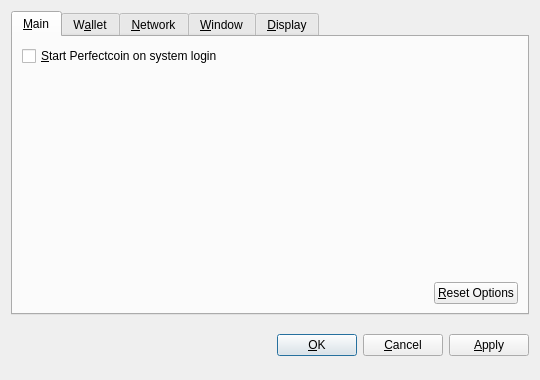
<?xml version="1.0" encoding="UTF-8"?>
<ui version="4.0">
 <class>OptionsDialog</class>
 <widget class="QDialog" name="OptionsDialog">
  <property name="geometry">
   <rect>
    <x>0</x>
    <y>0</y>
    <width>540</width>
    <height>380</height>
   </rect>
  </property>
  <property name="windowTitle">
   <string>Options</string>
  </property>
  <property name="modal">
   <bool>true</bool>
  </property>
  <layout class="QVBoxLayout" name="verticalLayout">
   <item>
    <widget class="QTabWidget" name="tabWidget">
     <property name="tabPosition">
      <enum>QTabWidget::North</enum>
     </property>
     <property name="currentIndex">
      <number>0</number>
     </property>
     <widget class="QWidget" name="tabMain">
      <attribute name="title">
       <string>&amp;Main</string>
      </attribute>
      <layout class="QVBoxLayout" name="verticalLayout_Main">
       <item>
        <widget class="QCheckBox" name="bitcoinAtStartup">
         <property name="toolTip">
          <string>Automatically start Perfectcoin after logging in to the system.</string>
         </property>
         <property name="text">
          <string>&amp;Start Perfectcoin on system login</string>
         </property>
        </widget>
       </item>
       <item>
        <spacer name="verticalSpacer_Main">
         <property name="orientation">
          <enum>Qt::Vertical</enum>
         </property>
         <property name="sizeHint" stdset="0">
          <size>
           <width>20</width>
           <height>40</height>
          </size>
         </property>
        </spacer>
       </item>
       <item>
        <layout class="QHBoxLayout" name="horizontalLayout_2_Main">
         <item>
          <spacer name="horizontalSpacer_2_Main">
           <property name="orientation">
            <enum>Qt::Horizontal</enum>
           </property>
           <property name="sizeHint" stdset="0">
            <size>
             <width>40</width>
             <height>20</height>
            </size>
           </property>
          </spacer>
         </item>
         <item>
          <widget class="QPushButton" name="resetButton">
           <property name="toolTip">
            <string>Reset all client options to default.</string>
           </property>
           <property name="text">
            <string>&amp;Reset Options</string>
           </property>
           <property name="autoDefault">
            <bool>false</bool>
           </property>
          </widget>
         </item>
        </layout>
       </item>
      </layout>
     </widget>
     <widget class="QWidget" name="tabWallet">
      <attribute name="title">
       <string>W&amp;allet</string>
      </attribute>
      <layout class="QVBoxLayout" name="verticalLayout_Network">
       <item>
        <widget class="QLabel" name="transactionFeeInfoLabel">
         <property name="text">
          <string>Optional transaction fee per kB that helps make sure your transactions are processed quickly. Most transactions are 1 kB.</string>
         </property>
         <property name="textFormat">
          <enum>Qt::PlainText</enum>
         </property>
         <property name="wordWrap">
          <bool>true</bool>
         </property>
        </widget>
       </item>
       <item>
        <layout class="QHBoxLayout" name="horizontalLayout_1_Main">
         <item>
          <widget class="QLabel" name="transactionFeeLabel">
           <property name="text">
            <string>Pay transaction &amp;fee</string>
           </property>
           <property name="textFormat">
            <enum>Qt::PlainText</enum>
           </property>
           <property name="buddy">
            <cstring>transactionFee</cstring>
           </property>
          </widget>
         </item>
         <item>
          <widget class="BitcoinAmountField" name="transactionFee"/>
         </item>
         <item>
          <spacer name="horizontalSpacer_1_Main">
           <property name="orientation">
            <enum>Qt::Horizontal</enum>
           </property>
           <property name="sizeHint" stdset="0">
            <size>
             <width>40</width>
             <height>20</height>
            </size>
           </property>
          </spacer>
         </item>
        </layout>
       </item>
       <item>
        <widget class="QLabel" name="label">
         <property name="text">
          <string>If you disable the spending of unconfirmed change, the change from a transaction cannot be used until that transaction has at least one confirmation. This also affects how your balance is computed.</string>
         </property>
         <property name="wordWrap">
          <bool>true</bool>
         </property>
        </widget>
       </item>
       <item>
        <widget class="QCheckBox" name="spendZeroConfChange">
         <property name="text">
          <string>Spend unconfirmed change  (experts only)</string>
         </property>
        </widget>
       </item>
       <item>
        <spacer name="verticalSpacer">
         <property name="orientation">
          <enum>Qt::Vertical</enum>
         </property>
         <property name="sizeHint" stdset="0">
          <size>
           <width>20</width>
           <height>40</height>
          </size>
         </property>
        </spacer>
       </item>
      </layout>
     </widget>
     <widget class="QWidget" name="tabNetwork">
      <attribute name="title">
       <string>&amp;Network</string>
      </attribute>
      <layout class="QVBoxLayout" name="verticalLayout_Network">
       <item>
        <widget class="QCheckBox" name="mapPortUpnp">
         <property name="toolTip">
          <string>Automatically open the Perfectcoin client port on the router. This only works when your router supports UPnP and it is enabled.</string>
         </property>
         <property name="text">
          <string>Map port using &amp;UPnP</string>
         </property>
        </widget>
       </item>
       <item>
        <widget class="QCheckBox" name="connectSocks">
         <property name="toolTip">
          <string>Connect to the Perfectcoin network through a SOCKS proxy (e.g. when connecting through Tor).</string>
         </property>
         <property name="text">
          <string>&amp;Connect through SOCKS proxy:</string>
         </property>
        </widget>
       </item>
       <item>
        <layout class="QHBoxLayout" name="horizontalLayout_Network">
         <item>
          <widget class="QLabel" name="proxyIpLabel">
           <property name="text">
            <string>Proxy &amp;IP:</string>
           </property>
           <property name="textFormat">
            <enum>Qt::PlainText</enum>
           </property>
           <property name="buddy">
            <cstring>proxyIp</cstring>
           </property>
          </widget>
         </item>
         <item>
          <widget class="QValidatedLineEdit" name="proxyIp">
           <property name="maximumSize">
            <size>
             <width>140</width>
             <height>16777215</height>
            </size>
           </property>
           <property name="toolTip">
            <string>IP address of the proxy (e.g. 127.0.0.1)</string>
           </property>
          </widget>
         </item>
         <item>
          <widget class="QLabel" name="proxyPortLabel">
           <property name="text">
            <string>&amp;Port:</string>
           </property>
           <property name="textFormat">
            <enum>Qt::PlainText</enum>
           </property>
           <property name="buddy">
            <cstring>proxyPort</cstring>
           </property>
          </widget>
         </item>
         <item>
          <widget class="QLineEdit" name="proxyPort">
           <property name="maximumSize">
            <size>
             <width>55</width>
             <height>16777215</height>
            </size>
           </property>
           <property name="toolTip">
            <string>Port of the proxy (e.g. 9050)</string>
           </property>
          </widget>
         </item>
         <item>
          <widget class="QLabel" name="socksVersionLabel">
           <property name="text">
            <string>SOCKS &amp;Version:</string>
           </property>
           <property name="textFormat">
            <enum>Qt::PlainText</enum>
           </property>
           <property name="buddy">
            <cstring>socksVersion</cstring>
           </property>
          </widget>
         </item>
         <item>
          <widget class="QValueComboBox" name="socksVersion">
           <property name="toolTip">
            <string>SOCKS version of the proxy (e.g. 5)</string>
           </property>
          </widget>
         </item>
         <item>
          <spacer name="horizontalSpacer_Network">
           <property name="orientation">
            <enum>Qt::Horizontal</enum>
           </property>
           <property name="sizeHint" stdset="0">
            <size>
             <width>40</width>
             <height>20</height>
            </size>
           </property>
          </spacer>
         </item>
        </layout>
       </item>
       <item>
        <spacer name="verticalSpacer_Network">
         <property name="orientation">
          <enum>Qt::Vertical</enum>
         </property>
         <property name="sizeHint" stdset="0">
          <size>
           <width>20</width>
           <height>40</height>
          </size>
         </property>
        </spacer>
       </item>
      </layout>
     </widget>
     <widget class="QWidget" name="tabWindow">
      <attribute name="title">
       <string>&amp;Window</string>
      </attribute>
      <layout class="QVBoxLayout" name="verticalLayout_Window">
       <item>
        <widget class="QCheckBox" name="minimizeToTray">
         <property name="toolTip">
          <string>Show only a tray icon after minimizing the window.</string>
         </property>
         <property name="text">
          <string>&amp;Minimize to the tray instead of the taskbar</string>
         </property>
        </widget>
       </item>
       <item>
        <widget class="QCheckBox" name="minimizeOnClose">
         <property name="toolTip">
          <string>Minimize instead of exit the application when the window is closed. When this option is enabled, the application will be closed only after selecting Quit in the menu.</string>
         </property>
         <property name="text">
          <string>M&amp;inimize on close</string>
         </property>
        </widget>
       </item>
       <item>
        <spacer name="verticalSpacer_Window">
         <property name="orientation">
          <enum>Qt::Vertical</enum>
         </property>
         <property name="sizeHint" stdset="0">
          <size>
           <width>20</width>
           <height>40</height>
          </size>
         </property>
        </spacer>
       </item>
      </layout>
     </widget>
     <widget class="QWidget" name="tabDisplay">
      <attribute name="title">
       <string>&amp;Display</string>
      </attribute>
      <layout class="QVBoxLayout" name="verticalLayout_Display">
       <item>
        <layout class="QHBoxLayout" name="horizontalLayout_1_Display">
         <item>
          <widget class="QLabel" name="langLabel">
           <property name="text">
            <string>User Interface &amp;language:</string>
           </property>
           <property name="textFormat">
            <enum>Qt::PlainText</enum>
           </property>
           <property name="buddy">
            <cstring>lang</cstring>
           </property>
          </widget>
         </item>
         <item>
          <widget class="QValueComboBox" name="lang">
           <property name="toolTip">
            <string>The user interface language can be set here. This setting will take effect after restarting Perfectcoin.</string>
           </property>
          </widget>
         </item>
        </layout>
       </item>
       <item>
        <layout class="QHBoxLayout" name="horizontalLayout_2_Display">
         <item>
          <widget class="QLabel" name="unitLabel">
           <property name="text">
            <string>&amp;Unit to show amounts in:</string>
           </property>
           <property name="textFormat">
            <enum>Qt::PlainText</enum>
           </property>
           <property name="buddy">
            <cstring>unit</cstring>
           </property>
          </widget>
         </item>
         <item>
          <widget class="QValueComboBox" name="unit">
           <property name="toolTip">
            <string>Choose the default subdivision unit to show in the interface and when sending coins.</string>
           </property>
          </widget>
         </item>
        </layout>
       </item>
       <item>
        <widget class="QCheckBox" name="displayAddresses">
         <property name="toolTip">
          <string>Whether to show Perfectcoin addresses in the transaction list or not.</string>
         </property>
         <property name="text">
          <string>&amp;Display addresses in transaction list</string>
         </property>
        </widget>
       </item>
       <item>
        <widget class="QCheckBox" name="coinControlFeatures">
         <property name="toolTip">
          <string>Whether to show coin control features or not.</string>
         </property>
         <property name="text">
          <string>Display coin &amp;control features (experts only!)</string>
         </property>
        </widget>
       </item>
       <item>
        <spacer name="verticalSpacer_Display">
         <property name="orientation">
          <enum>Qt::Vertical</enum>
         </property>
         <property name="sizeHint" stdset="0">
          <size>
           <width>20</width>
           <height>40</height>
          </size>
         </property>
        </spacer>
       </item>
      </layout>
     </widget>
    </widget>
   </item>
   <item>
    <layout class="QHBoxLayout" name="horizontalLayout_Buttons">
     <item>
      <spacer name="horizontalSpacer_1">
       <property name="orientation">
        <enum>Qt::Horizontal</enum>
       </property>
       <property name="sizeHint" stdset="0">
        <size>
         <width>40</width>
         <height>48</height>
        </size>
       </property>
      </spacer>
     </item>
     <item>
      <widget class="QLabel" name="statusLabel">
       <property name="font">
        <font>
         <weight>75</weight>
         <bold>true</bold>
        </font>
       </property>
       <property name="text">
        <string/>
       </property>
       <property name="textFormat">
        <enum>Qt::PlainText</enum>
       </property>
       <property name="wordWrap">
        <bool>true</bool>
       </property>
      </widget>
     </item>
     <item>
      <spacer name="horizontalSpacer_2">
       <property name="orientation">
        <enum>Qt::Horizontal</enum>
       </property>
       <property name="sizeHint" stdset="0">
        <size>
         <width>40</width>
         <height>48</height>
        </size>
       </property>
      </spacer>
     </item>
     <item>
      <widget class="QPushButton" name="okButton">
       <property name="text">
        <string>&amp;OK</string>
       </property>
      </widget>
     </item>
     <item>
      <widget class="QPushButton" name="cancelButton">
       <property name="text">
        <string>&amp;Cancel</string>
       </property>
       <property name="autoDefault">
        <bool>false</bool>
       </property>
      </widget>
     </item>
     <item>
      <widget class="QPushButton" name="applyButton">
       <property name="text">
        <string>&amp;Apply</string>
       </property>
       <property name="autoDefault">
        <bool>false</bool>
       </property>
      </widget>
     </item>
    </layout>
   </item>
  </layout>
 </widget>
 <customwidgets>
  <customwidget>
   <class>BitcoinAmountField</class>
   <extends>QSpinBox</extends>
   <header>bitcoinamountfield.h</header>
  </customwidget>
  <customwidget>
   <class>QValueComboBox</class>
   <extends>QComboBox</extends>
   <header>qvaluecombobox.h</header>
  </customwidget>
  <customwidget>
   <class>QValidatedLineEdit</class>
   <extends>QLineEdit</extends>
   <header>qvalidatedlineedit.h</header>
  </customwidget>
 </customwidgets>
 <resources/>
 <connections/>
</ui>
